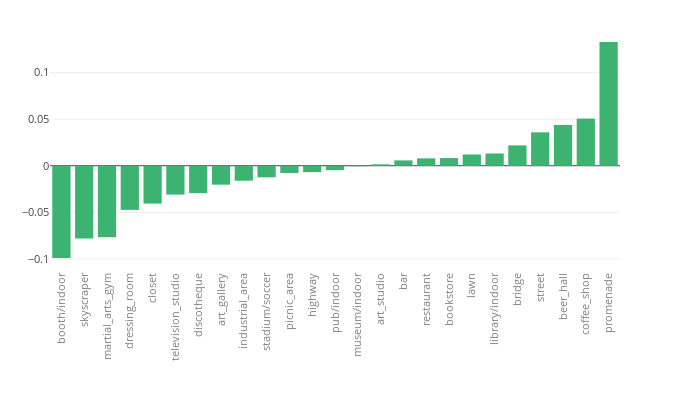

Write notebook code for a chart like this one.
### Code cell
fn3 = "/Users/pavel/Sources/python/concepts/insta/cv_sandbox/photo_tagger/scenes_{}.json".format(OPPOSITE_CITY)
with open(fn3, "r") as f:
    data3 = json.load(f)
    
cn = Counter()
for loc in list(data3.keys()):
    for photo in data3[loc]:
        for category, val in data3[loc][photo]['categories'].items():
            cn[category] += float(val)

scenes_result2 = sorted(cn.items(), key=operator.itemgetter(1), reverse=True)

d1 = {x[0]: x[1]/len(data1) for x in scenes_result}
d2 = {x[0]: x[1]/len(data3) for x in scenes_result2}

sc_delta_val = []
for x in d1:
    if x in d1 and x in d2:
        sc_delta_val.append([x, d1[x]-d2[x]])
    else:
        print("error", x, x in d1, x in d2)

sc_tags = [z[0] for z in sorted(scenes_result, key=lambda x: x[0])]

sc_delta = sorted(sc_delta_val, key=lambda x: abs(x[1]), reverse=True)[:25]
sc_delta = sorted(sc_delta, key=lambda x: x[1], reverse=False)

data = [go.Bar(
            x=[x[0] for x in sc_delta],
            y=[x[1] for x in sc_delta],
            marker = dict(color='mediumseagreen')
    )]

margin = go.layout.Margin(t=30, b=130, l=50)
layout = go.Layout(height=400, width=700, margin=margin,
                   showlegend=False, xaxis=dict(tickangle=-90, color='grey'), 
                   font=dict(size=11))

fig = go.Figure(data=data, layout=layout)

py.iplot(fig, show_link=False)

### Figure 1 — Plotly figure (JSON) as saved in the notebook; plotly's stock layout.template omitted (floating-point values rounded to 4 significant figures)
{"data": [{"marker": {"color": "mediumseagreen"}, "type": "bar", "uid": "d6d8a794-df81-11e8-9b1f-3c15c2cf2370", "x": ["booth/indoor", "skyscraper", "martial_arts_gym", "dressing_room", "closet", "television_studio", "discotheque", "art_gallery", "industrial_area", "stadium/soccer", "picnic_area", "highway", "pub/indoor", "museum/indoor", "art_studio", "bar", "restaurant", "bookstore", "lawn", "library/indoor", "bridge", "street", "beer_hall", "coffee_shop", "promenade"], "y": [-0.09901, -0.07801, -0.07686, -0.04736, -0.04062, -0.03095, -0.02934, -0.0203, -0.01606, -0.01242, -0.007854, -0.006903, -0.004753, -0.0005702, 0.001535, 0.005745, 0.007925, 0.00823, 0.01207, 0.01317, 0.02185, 0.03585, 0.0438, 0.0506, 0.1328]}], "layout": {"font": {"size": 11}, "height": 400, "margin": {"b": 130, "l": 50, "t": 30}, "showlegend": false, "width": 700, "xaxis": {"color": "grey", "tickangle": -90}}}
